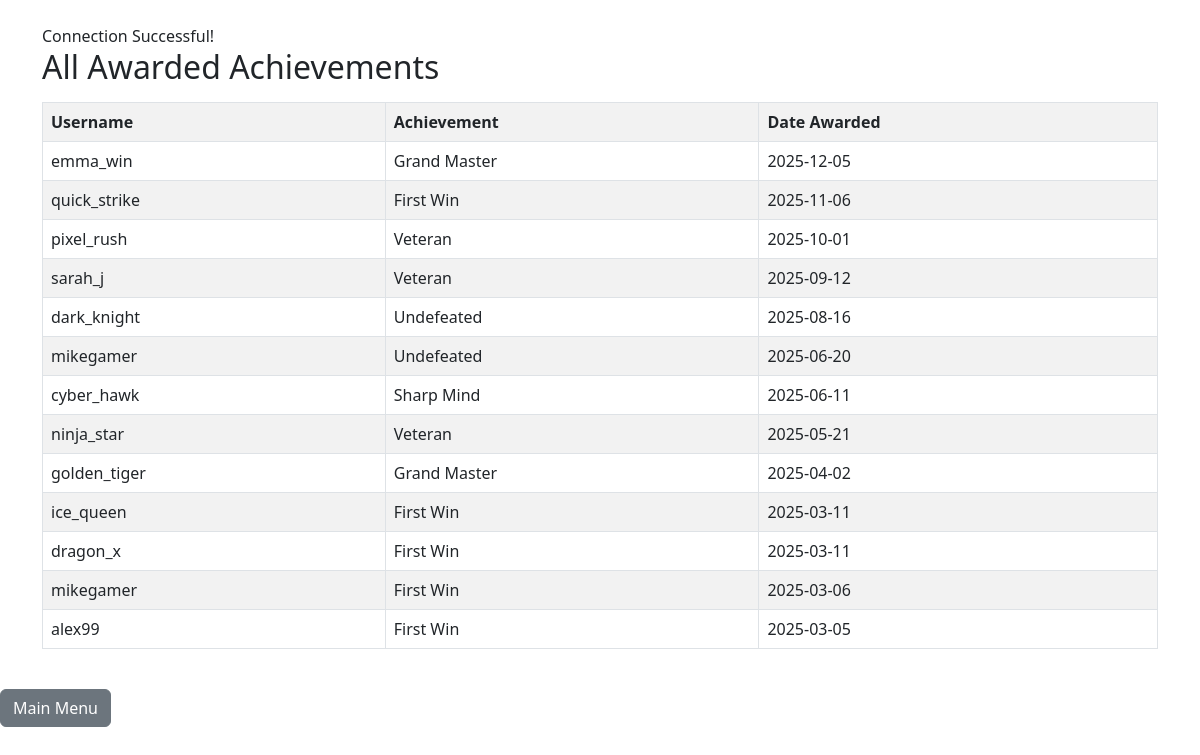
/queries/display_awarded.php, run on the app's committed database.
### tables this page shows
CREATE TABLE Awarded (
    UserID INT,
    AchievementID INT,
    AwardDate DATE DEFAULT (CURRENT_DATE),
    PRIMARY KEY (UserID, AchievementID),
    FOREIGN KEY (UserID) REFERENCES GameUser(UserID)
        ON DELETE CASCADE
        ON UPDATE CASCADE,
    FOREIGN KEY (AchievementID) REFERENCES Achievement(AchievementID)
        ON DELETE CASCADE
        ON UPDATE CASCADE
);

CREATE TABLE GameUser (
    UserID INT PRIMARY KEY,
    Username VARCHAR(40) UNIQUE NOT NULL,
    Email VARCHAR(50) UNIQUE NOT NULL,
    Password VARCHAR(40) NOT NULL
);

CREATE TABLE Achievement (
    AchievementID INT PRIMARY KEY,
    Title VARCHAR(40) UNIQUE NOT NULL,
    Description VARCHAR(800)
);

### queries/display_awarded.php (the view, shortened to what this page needs)
<?php
$servername = "localhost";
$username   = "root";
$password   = "";
$database   = "tictactoe";
$conn = new mysqli($servername, $username, $password, $database);
if ($conn->connect_error) {
	die("Connection failed: " . $conn->connect_error);
} else {
	echo "<link rel='stylesheet' href='https://cdn.jsdelivr.net/npm/bootstrap@5.3.0/dist/css/bootstrap.min.css'>";
	echo "<div class='container mt-4'>";
	echo "Connection Successful! <br>";
}
$query = "SELECT gu.Username, a.Title, aw.AwardDate
          FROM Awarded aw
          JOIN GameUser gu ON aw.UserID = gu.UserID
          JOIN Achievement a ON aw.AchievementID = a.AchievementID
          ORDER BY aw.AwardDate DESC";
$result = $conn->query($query);
echo "<h2>All Awarded Achievements</h2>";
if ($result->num_rows > 0) {
	echo "<table class='table table-bordered table-striped mt-3'>";
	echo "<tr><th>Username</th><th>Achievement</th><th>Date Awarded</th></tr>";
	while ($row = $result->fetch_assoc()) {
		echo "<tr>
			<td>" . $row["Username"] . "</td>
			<td>" . $row["Title"] . "</td>
			<td>" . $row["AwardDate"] . "</td>
		</tr>";
	}
	echo "</table>";
} else {
	echo "No awarded achievements found.";
}
echo "</div><br><a class='btn btn-secondary' href='../index.php'>Main Menu</a>";
?>

### data on the page
awarded: UserID.Username "emma_win", AchievementID.Title "Grand Master", AwardDate "2025-12-05"
awarded: UserID.Username "quick_strike", AchievementID.Title "First Win", AwardDate "2025-11-06"
awarded: UserID.Username "pixel_rush", AchievementID.Title "Veteran", AwardDate "2025-10-01"
awarded: UserID.Username "sarah_j", AchievementID.Title "Veteran", AwardDate "2025-09-12"
awarded: UserID.Username "dark_knight", AchievementID.Title "Undefeated", AwardDate "2025-08-16"
awarded: UserID.Username "mikegamer", AchievementID.Title "Undefeated", AwardDate "2025-06-20"
awarded: UserID.Username "cyber_hawk", AchievementID.Title "Sharp Mind", AwardDate "2025-06-11"
awarded: UserID.Username "ninja_star", AchievementID.Title "Veteran", AwardDate "2025-05-21"
awarded: UserID.Username "golden_tiger", AchievementID.Title "Grand Master", AwardDate "2025-04-02"
awarded: UserID.Username "ice_queen", AchievementID.Title "First Win", AwardDate "2025-03-11"
awarded: UserID.Username "dragon_x", AchievementID.Title "First Win", AwardDate "2025-03-11"
awarded: UserID.Username "mikegamer", AchievementID.Title "First Win", AwardDate "2025-03-06"
awarded: UserID.Username "alex99", AchievementID.Title "First Win", AwardDate "2025-03-05"
